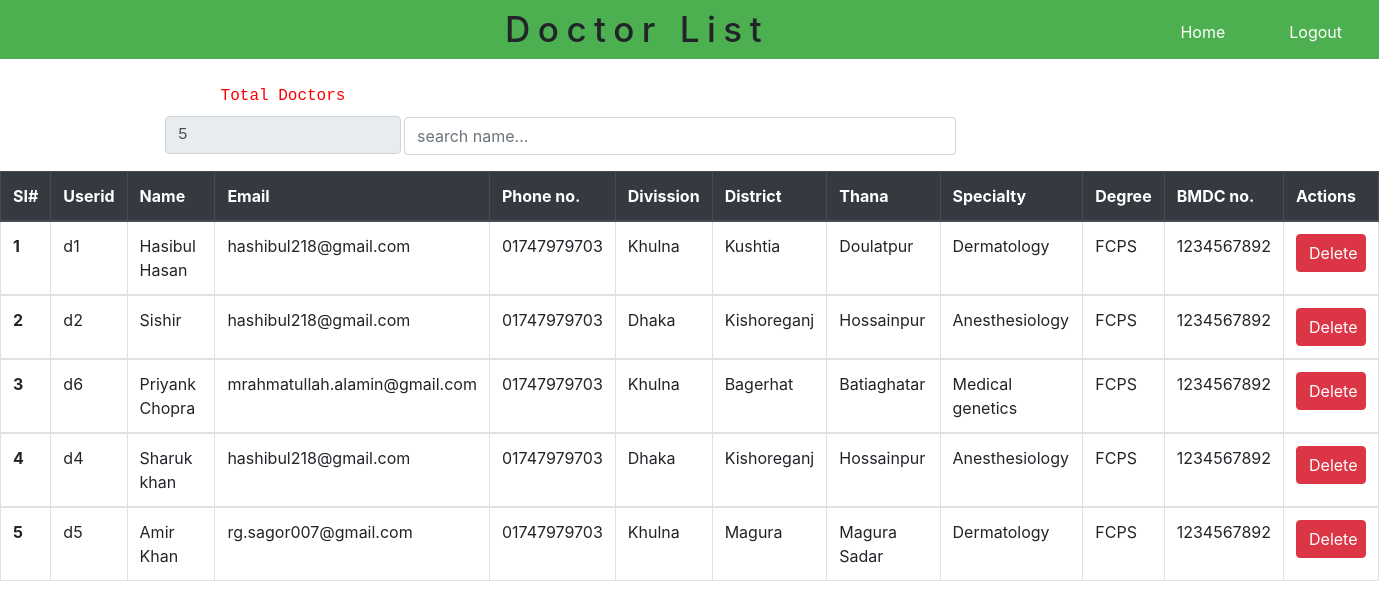
/view/AdminDoctorList.php (signed in), run on the app's committed database.
### tables this page shows
CREATE TABLE `doctors` (
  `id` int(100) NOT NULL,
  `userid` varchar(100) NOT NULL,
  `username` varchar(100) NOT NULL,
  `gender` varchar(7) NOT NULL,
  `email` varchar(100) NOT NULL,
  `phonenumber` varchar(11) NOT NULL,
  `dob` varchar(20) NOT NULL,
  `divission` varchar(50) NOT NULL,
  `district` varchar(50) NOT NULL,
  `thana` varchar(50) NOT NULL,
  `specialty` varchar(50) NOT NULL,
  `degree` varchar(100) NOT NULL,
  `bmdcregno` varchar(20) NOT NULL,
  `description` varchar(100) DEFAULT NULL
);

### model/db_connect.php (called while the page is built, shortened)
<?php
	$servername="localhost";
	$username="root";
	$password="";
	$databasename="online_clinic";
	function getdata ($query)
	{
		global $servername;
		global $username;
		global $password;
		global $databasename;
		$data=array();
		$conn=mysqli_connect($servername,$username,$password,$databasename);
		$result=mysqli_query($conn,$query);
		if (mysqli_num_rows($result)>0) {
			while ($rows=mysqli_fetch_assoc($result)) {
				$entity=array();
				foreach ($rows as $key => $value) {
					$entity[$key]=$rows[$key];
				}
				$data[]=$entity;
			}
		}
		return $data;
	}
?>

### control/AdminControl.php (called while the page is built, shortened)
<?php
	include '../model/db_connect.php';
function doctorsdata()
{
	$dquery="SELECT * FROM doctors";
	$dresults=getdata($dquery);
	return $dresults;
}
?>

### view/AdminDoctorList.php (the view, shortened to what this page needs)
<?php
	include '../control/AdminControl.php';
	include 'CSS/bootstrap.php';
	$doctors=doctorsdata();
	$count=count($doctors);
	$id=0;
?>
<html>
	<head>
		<link rel="stylesheet"type="text/css"href="CSS/admincliniclist.css">
	</head>
	<body>
		<div class="div1">
			<label class="h2">Doctor List</label>
			<button class="adminbtn"onclick="window.location='../control/LogoutControl.php'">Logout</button>
			<button type="button"class="adminbtn"onclick="window.location='AdminHomePage.php'">Home</button>
		</div>
		<div class="search">
			<div class="input-group mb-3">
				<input type="text" id="search_input" class="form-control" placeholder="search name..." onkeyup="search()">
			</div>
			<div class="totalclinic">
					<label>Total Doctors</label>
					<input class="form-control" type="text" value="<?php echo $count ?>" readonly>
			</div>
		</div>
		<div class="table">
			<table class="table table-hover table-bordered " id="doctor_table">
				<thead>
				    <tr class="thead-dark">
						<th scope="col">SI#</th>
						<th scope="col">Userid</th>
						<th scope="col">Name</th>
						<th scope="col">Email</th>
						<th scope="col">Phone no.</th>
						<th scope="col">Divission</th>
						<th scope="col">District</th>
						<th scope="col">Thana</th>
						<th scope="col">Specialty</th>
						<th scope="col">Degree</th>
						<th scope="col">BMDC no.</th>
						<th scope="col">Actions</th>
				    </tr>
				</thead>
				<?php foreach ($doctors as $doctor) { $id++;?>
					<tbody>
					    <tr>
					    	<th><?php echo $id; ?></th>
							<td><?php echo $doctor["userid"]; ?></td>
							<td><?php echo $doctor["username"]; ?></td>
							<td><?php echo $doctor["email"]; ?></td>
							<td><?php echo $doctor["phonenumber"]; ?></td>
							<td><?php echo $doctor["divission"]; ?></td>
							<td><?php echo $doctor["district"]; ?></td>
							<td><?php echo $doctor["thana"]; ?></td>
							<td><?php echo $doctor["specialty"]; ?></td>
							<td><?php echo $doctor["degree"]; ?></td>
							<td><?php echo $doctor["bmdcregno"]; ?></td>
							<td>
								<a href="../control/AdminControl.php?ddeleteid=<?php echo $doctor['userid'] ?>" class="btn btn-danger float-right"style="width: 70px" onclick="return confirm ('Are you sure to delete?');">Delete</a>
							</td>
					    </tr>
					</tbody>
				<?php } ?>
			</table>
		</div>
	</body>
</html>

### view/CSS/admincliniclist.css (style rules this page uses)
* { margin:0; padding:0; }
.div1 { background-color: #4CAF50; padding: 5px; }
.h2 { font-size: 35px; line-height: 1.4; letter-spacing: 7.5px; margin: 0px 0px 0px 500px; }
.adminbtn { float: right; background-color: #4CAF50; font-family: inherit; text-align: center; border: none; color: white; padding: 15px 32px; cursor: pointer; font-size: 16px; text-decoration: none; display: inline-block; }
.table { width: 100%; margin: 49px 0px 0px 0px; }
.search { width: 40%; float: left; margin: 58px 0px 0px 404px; }
.totalclinic { float: left; margin: -87px 0px 0px -239px; font-size: 16px; font-family: monospace; color: red; text-align: center; }

### data on the page
doctors: userid "d1", username "Hasibul Hasan", email "hashibul218@gmail.com", phonenumber "01747979703", divission "Khulna", district "Kushtia", thana "Doulatpur", specialty "Dermatology", degree "FCPS", bmdcregno "1234567892"
doctors: userid "d2", username "Sishir", email "hashibul218@gmail.com", phonenumber "01747979703", divission "Dhaka", district "Kishoreganj", thana "Hossainpur", specialty "Anesthesiology", degree "FCPS", bmdcregno "1234567892"
doctors: userid "d6", username "Priyank Chopra", email "mrahmatullah.alamin@gmail.com", phonenumber "01747979703", divission "Khulna", district "Bagerhat", thana "Batiaghatar", specialty "Medical genetics", degree "FCPS", bmdcregno "1234567892"
doctors: userid "d4", username "Sharuk khan", email "hashibul218@gmail.com", phonenumber "01747979703", divission "Dhaka", district "Kishoreganj", thana "Hossainpur", specialty "Anesthesiology", degree "FCPS", bmdcregno "1234567892"
doctors: userid "d5", username "Amir Khan", email "rg.sagor007@gmail.com", phonenumber "01747979703", divission "Khulna", district "Magura", thana "Magura Sadar", specialty "Dermatology", degree "FCPS", bmdcregno "1234567892"
